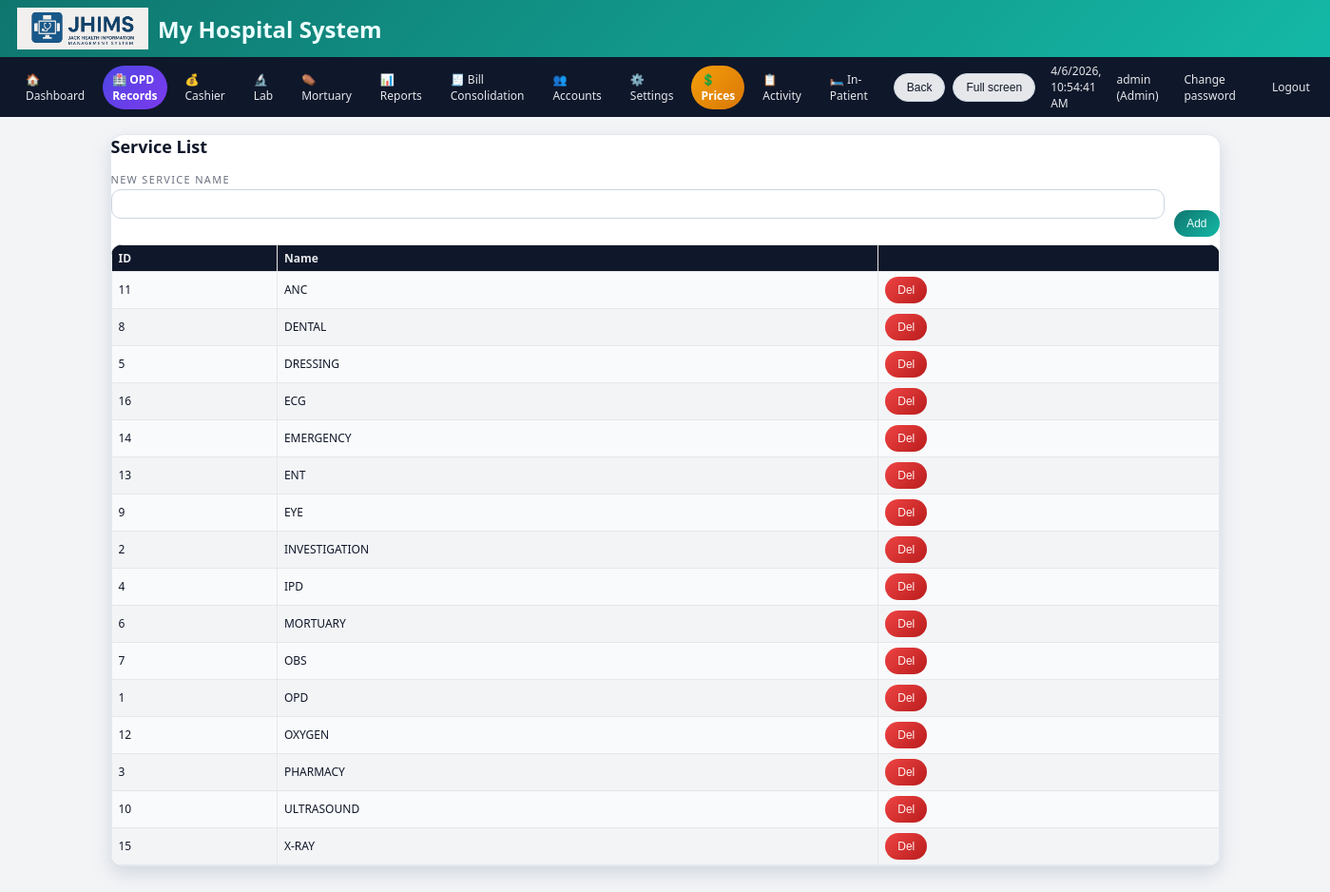
The page /settings/services (signed in) on the database its author committed.
### tables this page shows
CREATE TABLE services(id INTEGER PRIMARY KEY AUTOINCREMENT,name TEXT UNIQUE);

### app.py (the view, shortened to what this page needs)
@app.route("/settings/services", methods=["GET", "POST"])
@login_required(role="Admin")
def settings_services():
    conn = get_db()
    c = conn.cursor()
    c.execute("SELECT * FROM services ORDER BY name")
    rows = c.fetchall()
    conn.close()
    return render_template("settings_services.html", rows=rows)

### app.py (called while the page is built)
def get_db():
    conn = sqlite3.connect(DB_PATH)
    conn.row_factory = sqlite3.Row
    return conn

@app.context_processor
def inject_hospital():
    return dict(hospital=get_hospital())

def get_hospital():
    conn = get_db()
    c = conn.cursor()
    c.execute("SELECT * FROM hospital_settings LIMIT 1")
    data = c.fetchone()
    conn.close()
    return data

def login_required(role=None):
    def deco(f):
        @wraps(f)
        def wrapper(*args, **kwargs):
            if "user" not in session:
                return redirect(url_for("login"))
            if role and session.get("role") not in (role, "Admin"):
                flash("Access denied for your role.", "danger")
                return redirect(url_for("dashboard"))
            return f(*args, **kwargs)
        return wrapper
    return deco

@app.before_request
def startup():
    global _db_initialized
    if not _db_initialized:
        init_db()
        _db_initialized = True

@app.context_processor
def inject_globals():
    conn = get_db()
    c = conn.cursor()
    c.execute("SELECT name, insured_price, non_insured_price FROM lab_test_prices ORDER BY name")
    tests = c.fetchall()
    c.execute("SELECT name FROM services ORDER BY name")
    services = [r["name"] for r in c.fetchall()]
    conn.close()
    return dict(
        APP_NAME=APP_NAME,
        HOSPITAL_NAME=HOSPITAL_NAME,
        HOSPITAL_ADDRESS=HOSPITAL_ADDRESS,
        HOSPITAL_PHONE=HOSPITAL_PHONE,
        POWERED_BY=POWERED_BY,
        LAB_TESTS=tests,
        SERVICES=services,
        now=datetime.now,
    )

### templates/settings_services.html (shortened to what this page needs)
{% extends "base.html" %}
{% block content %}
<div class="card">
  <h2>Service List</h2>
  <form method="post" class="no-print" style="margin-bottom:8px;">
    <div class="row">
      <div class="col"><label>New Service Name</label><input type="text" name="name" required></div>
      <div><label>&nbsp;</label><br><button class="btn btn-primary" type="submit">Add</button></div>
    </div>
  </form>
  <table>
    <thead><tr><th>ID</th><th>Name</th><th></th></tr></thead>
    <tbody>
      {% for s in rows %}
      <tr>
        <td>{{ s.id }}</td><td>{{ s.name }}</td>
        <td>
          <form method="post" class="no-print" style="display:inline;">
            <button class="btn btn-danger" type="submit" onclick="return confirm('Delete service?')">Del</button>
          </form>
        </td>
      </tr>
      {% endfor %}
    </tbody>
  </table>
</div>
{% endblock %}

### templates/base.html (style rules this page uses)
:root { --accent:#0f766e; --accent-strong:#0d9488; --accent-soft:#a7f3d0; --danger:#b91c1c; --border-soft:#e2e8f0; --bg-light:#f3f4f6; --bg-card:#ffffff; --text-main:#0f172a; --text-muted:#6b7280; }
* { box-sizing:border-box; }
body { margin:0; font-family:system-ui,-apple-system,BlinkMacSystemFont,"Segoe UI",sans-serif; }
body.theme-light { background:var(--bg-light); color:var(--text-main); }
body.theme-light .card { background:var(--bg-card); border-radius:14px; border:1px solid var(--border-soft); box-shadow:0 8px 18px rgba(148,163,184,.35); }
body.theme-light table { background:#f9fafb; }
body.theme-light th { background:#0f172a; color:#e5e7eb; }
body.theme-light tr:nth-child(even) td { background:#f3f4f6; }
.card h2 { margin-top:0; font-size:18px; }
input[type=text], input[type=password], input[type=number], input[type=date], select, textarea { width:100%; padding:7px 9px; border-radius:10px; border:1px solid #cbd5e1; font-size:13px; background:#ffffff; color:#0f172a; outline:none; transition:.15s border-color,.15s box-shadow,.15s background; }
input::placeholder,textarea::placeholder { color:#9ca3af; }
label { display:block; font-size:11px; margin-bottom:3px; color:#6b7280; text-transform:uppercase; letter-spacing:.12em; }
.row { display:flex;gap:10px;flex-wrap:wrap; }
.col { flex:1;min-width:180px; }
.btn { display:inline-flex; align-items:center; justify-content:center; gap:5px; padding:7px 13px; border-radius:999px; border:none; font-size:12px; font-weight:500; cursor:pointer; white-space:nowrap; transition:.16s transform,.16s box-shadow,.16s background; }
.btn-primary { background:linear-gradient(135deg,#0f766e,#14b8a6); color:#ecfeff; }
.btn-danger { background:linear-gradient(135deg,#ef4444,#b91c1c); color:#fef2f2; }
table { width:100%; border-collapse:collapse; font-size:12px; border-radius:12px; overflow:hidden; }
th,td { border:1px solid #e5e7eb; padding:5px 7px; text-align:left; }

### rows shown on the page
services: id "11", name "ANC"
services: id "8", name "DENTAL"
services: id "5", name "DRESSING"
services: id "16", name "ECG"
services: id "14", name "EMERGENCY"
services: id "13", name "ENT"
services: id "9", name "EYE"
services: id "2", name "INVESTIGATION"
services: id "4", name "IPD"
services: id "6", name "MORTUARY"
services: id "7", name "OBS"
services: id "1", name "OPD"
services: id "12", name "OXYGEN"
services: id "3", name "PHARMACY"
services: id "10", name "ULTRASOUND"
services: id "15", name "X-RAY"

### other values the page prints
{{ hospital.hospital_name or "My Hospital System" }} "My Hospital System"
{{ session.get('user') }} "admin"
{{ session.get('role') }} "Admin"
